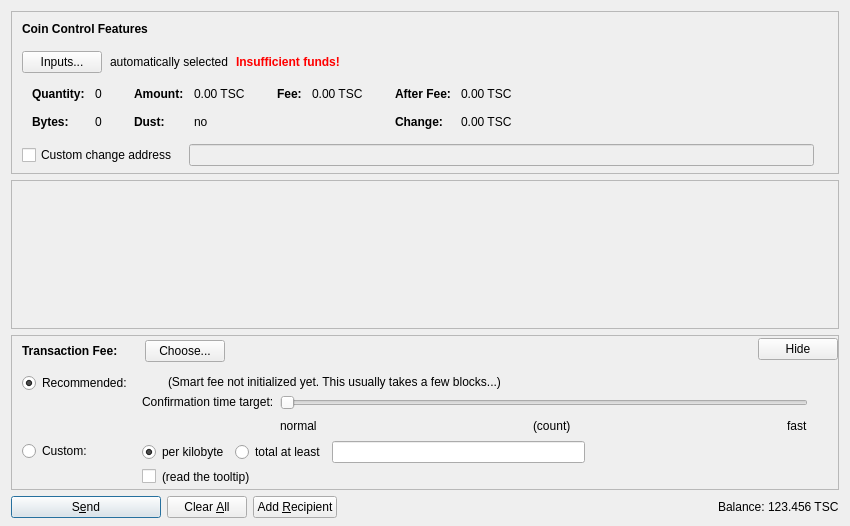
<?xml version="1.0" encoding="UTF-8"?>
<ui version="4.0">
 <class>SendCoinsDialog</class>
 <widget class="QDialog" name="SendCoinsDialog">
  <property name="geometry">
   <rect>
    <x>0</x>
    <y>0</y>
    <width>850</width>
    <height>526</height>
   </rect>
  </property>
  <property name="windowTitle">
   <string>Send Coins</string>
  </property>
  <layout class="QVBoxLayout" name="verticalLayout" stretch="0,1,0,0">
   <property name="bottomMargin">
    <number>8</number>
   </property>
   <item>
    <widget class="QFrame" name="frameCoinControl">
     <property name="sizePolicy">
      <sizepolicy hsizetype="Expanding" vsizetype="Expanding">
       <horstretch>0</horstretch>
       <verstretch>0</verstretch>
      </sizepolicy>
     </property>
     <property name="maximumSize">
      <size>
       <width>16777215</width>
       <height>16777215</height>
      </size>
     </property>
     <property name="frameShape">
      <enum>QFrame::StyledPanel</enum>
     </property>
     <property name="frameShadow">
      <enum>QFrame::Sunken</enum>
     </property>
     <layout class="QVBoxLayout" name="verticalLayoutCoinControl2">
      <property name="spacing">
       <number>0</number>
      </property>
      <property name="leftMargin">
       <number>0</number>
      </property>
      <property name="topMargin">
       <number>0</number>
      </property>
      <property name="rightMargin">
       <number>0</number>
      </property>
      <property name="bottomMargin">
       <number>6</number>
      </property>
      <item>
       <layout class="QVBoxLayout" name="verticalLayoutCoinControl" stretch="0,0,0,0,1">
        <property name="spacing">
         <number>0</number>
        </property>
        <property name="leftMargin">
         <number>10</number>
        </property>
        <property name="topMargin">
         <number>10</number>
        </property>
        <item>
         <layout class="QHBoxLayout" name="horizontalLayoutCoinControl1">
          <property name="bottomMargin">
           <number>15</number>
          </property>
          <item>
           <widget class="QLabel" name="labelCoinControlFeatures">
            <property name="sizePolicy">
             <sizepolicy hsizetype="Preferred" vsizetype="Maximum">
              <horstretch>0</horstretch>
              <verstretch>0</verstretch>
             </sizepolicy>
            </property>
            <property name="font">
             <font>
              <weight>75</weight>
              <bold>true</bold>
             </font>
            </property>
            <property name="styleSheet">
             <string notr="true">font-weight:bold;</string>
            </property>
            <property name="text">
             <string>Coin Control Features</string>
            </property>
           </widget>
          </item>
         </layout>
        </item>
        <item>
         <layout class="QHBoxLayout" name="horizontalLayoutCoinControl2" stretch="0,0,0,0">
          <property name="spacing">
           <number>8</number>
          </property>
          <property name="bottomMargin">
           <number>10</number>
          </property>
          <item>
           <widget class="QPushButton" name="pushButtonCoinControl">
            <property name="styleSheet">
             <string notr="true"/>
            </property>
            <property name="text">
             <string>Inputs...</string>
            </property>
            <property name="autoDefault">
             <bool>false</bool>
            </property>
           </widget>
          </item>
          <item>
           <widget class="QLabel" name="labelCoinControlAutomaticallySelected">
            <property name="text">
             <string>automatically selected</string>
            </property>
            <property name="margin">
             <number>5</number>
            </property>
           </widget>
          </item>
          <item>
           <widget class="QLabel" name="labelCoinControlInsuffFunds">
            <property name="font">
             <font>
              <weight>75</weight>
              <bold>true</bold>
             </font>
            </property>
            <property name="styleSheet">
             <string notr="true">color:red;font-weight:bold;</string>
            </property>
            <property name="text">
             <string>Insufficient funds!</string>
            </property>
            <property name="margin">
             <number>5</number>
            </property>
           </widget>
          </item>
          <item>
           <spacer name="horizontalSpacerCoinControl">
            <property name="orientation">
             <enum>Qt::Horizontal</enum>
            </property>
            <property name="sizeHint" stdset="0">
             <size>
              <width>40</width>
              <height>1</height>
             </size>
            </property>
           </spacer>
          </item>
         </layout>
        </item>
        <item>
         <widget class="QWidget" name="widgetCoinControl" native="true">
          <property name="sizePolicy">
           <sizepolicy hsizetype="Preferred" vsizetype="Preferred">
            <horstretch>0</horstretch>
            <verstretch>0</verstretch>
           </sizepolicy>
          </property>
          <property name="minimumSize">
           <size>
            <width>0</width>
            <height>0</height>
           </size>
          </property>
          <property name="styleSheet">
           <string notr="true"/>
          </property>
          <layout class="QHBoxLayout" name="horizontalLayoutCoinControl5">
           <property name="leftMargin">
            <number>0</number>
           </property>
           <property name="topMargin">
            <number>0</number>
           </property>
           <property name="rightMargin">
            <number>0</number>
           </property>
           <property name="bottomMargin">
            <number>0</number>
           </property>
           <item>
            <layout class="QHBoxLayout" name="horizontalLayoutCoinControl3" stretch="0,0,0,1">
             <property name="spacing">
              <number>20</number>
             </property>
             <property name="topMargin">
              <number>0</number>
             </property>
             <property name="bottomMargin">
              <number>10</number>
             </property>
             <item>
              <layout class="QFormLayout" name="formLayoutCoinControl1">
               <property name="horizontalSpacing">
                <number>10</number>
               </property>
               <property name="verticalSpacing">
                <number>14</number>
               </property>
               <property name="leftMargin">
                <number>10</number>
               </property>
               <property name="topMargin">
                <number>4</number>
               </property>
               <property name="rightMargin">
                <number>6</number>
               </property>
               <item row="0" column="0">
                <widget class="QLabel" name="labelCoinControlQuantityText">
                 <property name="font">
                  <font>
                   <weight>75</weight>
                   <bold>true</bold>
                  </font>
                 </property>
                 <property name="text">
                  <string>Quantity:</string>
                 </property>
                 <property name="margin">
                  <number>0</number>
                 </property>
                </widget>
               </item>
               <item row="0" column="1">
                <widget class="QLabel" name="labelCoinControlQuantity">
                 <property name="cursor">
                  <cursorShape>IBeamCursor</cursorShape>
                 </property>
                 <property name="contextMenuPolicy">
                  <enum>Qt::ActionsContextMenu</enum>
                 </property>
                 <property name="text">
                  <string notr="true">0</string>
                 </property>
                 <property name="margin">
                  <number>0</number>
                 </property>
                 <property name="textInteractionFlags">
                  <set>Qt::LinksAccessibleByMouse|Qt::TextSelectableByKeyboard|Qt::TextSelectableByMouse</set>
                 </property>
                </widget>
               </item>
               <item row="1" column="0">
                <widget class="QLabel" name="labelCoinControlBytesText">
                 <property name="font">
                  <font>
                   <weight>75</weight>
                   <bold>true</bold>
                  </font>
                 </property>
                 <property name="text">
                  <string>Bytes:</string>
                 </property>
                </widget>
               </item>
               <item row="1" column="1">
                <widget class="QLabel" name="labelCoinControlBytes">
                 <property name="cursor">
                  <cursorShape>IBeamCursor</cursorShape>
                 </property>
                 <property name="contextMenuPolicy">
                  <enum>Qt::ActionsContextMenu</enum>
                 </property>
                 <property name="text">
                  <string notr="true">0</string>
                 </property>
                 <property name="textInteractionFlags">
                  <set>Qt::LinksAccessibleByMouse|Qt::TextSelectableByKeyboard|Qt::TextSelectableByMouse</set>
                 </property>
                </widget>
               </item>
              </layout>
             </item>
             <item>
              <layout class="QFormLayout" name="formLayoutCoinControl2">
               <property name="horizontalSpacing">
                <number>10</number>
               </property>
               <property name="verticalSpacing">
                <number>14</number>
               </property>
               <property name="leftMargin">
                <number>6</number>
               </property>
               <property name="topMargin">
                <number>4</number>
               </property>
               <property name="rightMargin">
                <number>6</number>
               </property>
               <item row="0" column="0">
                <widget class="QLabel" name="labelCoinControlAmountText">
                 <property name="font">
                  <font>
                   <weight>75</weight>
                   <bold>true</bold>
                  </font>
                 </property>
                 <property name="text">
                  <string>Amount:</string>
                 </property>
                 <property name="margin">
                  <number>0</number>
                 </property>
                </widget>
               </item>
               <item row="0" column="1">
                <widget class="QLabel" name="labelCoinControlAmount">
                 <property name="cursor">
                  <cursorShape>IBeamCursor</cursorShape>
                 </property>
                 <property name="contextMenuPolicy">
                  <enum>Qt::ActionsContextMenu</enum>
                 </property>
                 <property name="text">
                  <string notr="true">0.00 TSC</string>
                 </property>
                 <property name="textInteractionFlags">
                  <set>Qt::LinksAccessibleByMouse|Qt::TextSelectableByKeyboard|Qt::TextSelectableByMouse</set>
                 </property>
                </widget>
               </item>
               <item row="1" column="0">
                <widget class="QLabel" name="labelCoinControlLowOutputText">
                 <property name="font">
                  <font>
                   <weight>75</weight>
                   <bold>true</bold>
                  </font>
                 </property>
                 <property name="text">
                  <string>Dust:</string>
                 </property>
                </widget>
               </item>
               <item row="1" column="1">
                <widget class="QLabel" name="labelCoinControlLowOutput">
                 <property name="cursor">
                  <cursorShape>IBeamCursor</cursorShape>
                 </property>
                 <property name="contextMenuPolicy">
                  <enum>Qt::ActionsContextMenu</enum>
                 </property>
                 <property name="text">
                  <string notr="true">no</string>
                 </property>
                 <property name="textInteractionFlags">
                  <set>Qt::LinksAccessibleByMouse|Qt::TextSelectableByKeyboard|Qt::TextSelectableByMouse</set>
                 </property>
                </widget>
               </item>
              </layout>
             </item>
             <item>
              <layout class="QFormLayout" name="formLayoutCoinControl3">
               <property name="horizontalSpacing">
                <number>10</number>
               </property>
               <property name="verticalSpacing">
                <number>14</number>
               </property>
               <property name="leftMargin">
                <number>6</number>
               </property>
               <property name="topMargin">
                <number>4</number>
               </property>
               <property name="rightMargin">
                <number>6</number>
               </property>
               <item row="0" column="0">
                <widget class="QLabel" name="labelCoinControlFeeText">
                 <property name="font">
                  <font>
                   <weight>75</weight>
                   <bold>true</bold>
                  </font>
                 </property>
                 <property name="text">
                  <string>Fee:</string>
                 </property>
                 <property name="margin">
                  <number>0</number>
                 </property>
                </widget>
               </item>
               <item row="0" column="1">
                <widget class="QLabel" name="labelCoinControlFee">
                 <property name="cursor">
                  <cursorShape>IBeamCursor</cursorShape>
                 </property>
                 <property name="contextMenuPolicy">
                  <enum>Qt::ActionsContextMenu</enum>
                 </property>
                 <property name="text">
                  <string notr="true">0.00 TSC</string>
                 </property>
                 <property name="textInteractionFlags">
                  <set>Qt::LinksAccessibleByMouse|Qt::TextSelectableByKeyboard|Qt::TextSelectableByMouse</set>
                 </property>
                </widget>
               </item>
              </layout>
             </item>
             <item>
              <layout class="QFormLayout" name="formLayoutCoinControl4">
               <property name="horizontalSpacing">
                <number>10</number>
               </property>
               <property name="verticalSpacing">
                <number>14</number>
               </property>
               <property name="leftMargin">
                <number>6</number>
               </property>
               <property name="topMargin">
                <number>4</number>
               </property>
               <property name="rightMargin">
                <number>6</number>
               </property>
               <item row="0" column="0">
                <widget class="QLabel" name="labelCoinControlAfterFeeText">
                 <property name="font">
                  <font>
                   <weight>75</weight>
                   <bold>true</bold>
                  </font>
                 </property>
                 <property name="text">
                  <string>After Fee:</string>
                 </property>
                 <property name="margin">
                  <number>0</number>
                 </property>
                </widget>
               </item>
               <item row="0" column="1">
                <widget class="QLabel" name="labelCoinControlAfterFee">
                 <property name="cursor">
                  <cursorShape>IBeamCursor</cursorShape>
                 </property>
                 <property name="contextMenuPolicy">
                  <enum>Qt::ActionsContextMenu</enum>
                 </property>
                 <property name="text">
                  <string notr="true">0.00 TSC</string>
                 </property>
                 <property name="textInteractionFlags">
                  <set>Qt::LinksAccessibleByMouse|Qt::TextSelectableByKeyboard|Qt::TextSelectableByMouse</set>
                 </property>
                </widget>
               </item>
               <item row="1" column="0">
                <widget class="QLabel" name="labelCoinControlChangeText">
                 <property name="font">
                  <font>
                   <weight>75</weight>
                   <bold>true</bold>
                  </font>
                 </property>
                 <property name="text">
                  <string>Change:</string>
                 </property>
                </widget>
               </item>
               <item row="1" column="1">
                <widget class="QLabel" name="labelCoinControlChange">
                 <property name="cursor">
                  <cursorShape>IBeamCursor</cursorShape>
                 </property>
                 <property name="contextMenuPolicy">
                  <enum>Qt::ActionsContextMenu</enum>
                 </property>
                 <property name="text">
                  <string notr="true">0.00 TSC</string>
                 </property>
                 <property name="textInteractionFlags">
                  <set>Qt::LinksAccessibleByMouse|Qt::TextSelectableByKeyboard|Qt::TextSelectableByMouse</set>
                 </property>
                </widget>
               </item>
              </layout>
             </item>
            </layout>
           </item>
          </layout>
         </widget>
        </item>
        <item>
         <layout class="QHBoxLayout" name="horizontalLayoutCoinControl4" stretch="0,0,0">
          <property name="spacing">
           <number>12</number>
          </property>
          <property name="sizeConstraint">
           <enum>QLayout::SetDefaultConstraint</enum>
          </property>
          <property name="topMargin">
           <number>5</number>
          </property>
          <property name="rightMargin">
           <number>5</number>
          </property>
          <item>
           <widget class="QCheckBox" name="checkBoxCoinControlChange">
            <property name="toolTip">
             <string>If this is activated, but the change address is empty or invalid, change will be sent to a newly generated address.</string>
            </property>
            <property name="text">
             <string>Custom change address</string>
            </property>
           </widget>
          </item>
          <item>
           <widget class="QValidatedLineEdit" name="lineEditCoinControlChange">
            <property name="enabled">
             <bool>false</bool>
            </property>
            <property name="sizePolicy">
             <sizepolicy hsizetype="Expanding" vsizetype="Fixed">
              <horstretch>0</horstretch>
              <verstretch>0</verstretch>
             </sizepolicy>
            </property>
           </widget>
          </item>
          <item>
           <widget class="QLabel" name="labelCoinControlChangeLabel">
            <property name="sizePolicy">
             <sizepolicy hsizetype="Preferred" vsizetype="Expanding">
              <horstretch>0</horstretch>
              <verstretch>0</verstretch>
             </sizepolicy>
            </property>
            <property name="minimumSize">
             <size>
              <width>0</width>
              <height>0</height>
             </size>
            </property>
            <property name="text">
             <string/>
            </property>
            <property name="margin">
             <number>3</number>
            </property>
           </widget>
          </item>
         </layout>
        </item>
        <item>
         <spacer name="verticalSpacerCoinControl">
          <property name="orientation">
           <enum>Qt::Vertical</enum>
          </property>
          <property name="sizeHint" stdset="0">
           <size>
            <width>800</width>
            <height>1</height>
           </size>
          </property>
         </spacer>
        </item>
       </layout>
      </item>
     </layout>
    </widget>
   </item>
   <item>
    <widget class="QScrollArea" name="scrollArea">
     <property name="widgetResizable">
      <bool>true</bool>
     </property>
     <widget class="QWidget" name="scrollAreaWidgetContents">
      <property name="geometry">
       <rect>
        <x>0</x>
        <y>0</y>
        <width>830</width>
        <height>104</height>
       </rect>
      </property>
      <layout class="QVBoxLayout" name="verticalLayout_2" stretch="0,1">
       <property name="leftMargin">
        <number>0</number>
       </property>
       <property name="topMargin">
        <number>0</number>
       </property>
       <property name="rightMargin">
        <number>0</number>
       </property>
       <property name="bottomMargin">
        <number>0</number>
       </property>
       <item>
        <layout class="QVBoxLayout" name="entries">
         <property name="spacing">
          <number>6</number>
         </property>
        </layout>
       </item>
       <item>
        <spacer name="verticalSpacer">
         <property name="orientation">
          <enum>Qt::Vertical</enum>
         </property>
         <property name="sizeHint" stdset="0">
          <size>
           <width>20</width>
           <height>40</height>
          </size>
         </property>
        </spacer>
       </item>
      </layout>
     </widget>
    </widget>
   </item>
   <item>
    <widget class="QFrame" name="frameFee">
     <property name="sizePolicy">
      <sizepolicy hsizetype="Expanding" vsizetype="Expanding">
       <horstretch>0</horstretch>
       <verstretch>0</verstretch>
      </sizepolicy>
     </property>
     <property name="maximumSize">
      <size>
       <width>16777215</width>
       <height>16777215</height>
      </size>
     </property>
     <property name="frameShape">
      <enum>QFrame::StyledPanel</enum>
     </property>
     <property name="frameShadow">
      <enum>QFrame::Sunken</enum>
     </property>
     <layout class="QVBoxLayout" name="verticalLayoutFee1">
      <property name="spacing">
       <number>0</number>
      </property>
      <property name="leftMargin">
       <number>0</number>
      </property>
      <property name="topMargin">
       <number>0</number>
      </property>
      <property name="rightMargin">
       <number>0</number>
      </property>
      <property name="bottomMargin">
       <number>0</number>
      </property>
      <item>
       <layout class="QVBoxLayout" name="verticalLayoutFee2" stretch="0,0,0">
        <property name="spacing">
         <number>0</number>
        </property>
        <property name="leftMargin">
         <number>10</number>
        </property>
        <property name="topMargin">
         <number>0</number>
        </property>
        <item>
         <layout class="QHBoxLayout" name="horizontalLayoutFee1">
          <property name="bottomMargin">
           <number>0</number>
          </property>
          <item>
           <layout class="QVBoxLayout" name="verticalLayoutFee7">
            <property name="spacing">
             <number>0</number>
            </property>
            <item>
             <spacer name="verticalSpacerSmartFee">
              <property name="orientation">
               <enum>Qt::Vertical</enum>
              </property>
              <property name="sizeType">
               <enum>QSizePolicy::Fixed</enum>
              </property>
              <property name="sizeHint" stdset="0">
               <size>
                <width>1</width>
                <height>4</height>
               </size>
              </property>
             </spacer>
            </item>
            <item>
             <layout class="QHBoxLayout" name="horizontalLayoutSmartFee">
              <property name="spacing">
               <number>10</number>
              </property>
              <item>
               <widget class="QLabel" name="labelFeeHeadline">
                <property name="sizePolicy">
                 <sizepolicy hsizetype="Preferred" vsizetype="Maximum">
                  <horstretch>0</horstretch>
                  <verstretch>0</verstretch>
                 </sizepolicy>
                </property>
                <property name="font">
                 <font>
                  <weight>75</weight>
                  <bold>true</bold>
                 </font>
                </property>
                <property name="styleSheet">
                 <string notr="true">font-weight:bold;</string>
                </property>
                <property name="text">
                 <string>Transaction Fee:</string>
                </property>
               </widget>
              </item>
              <item>
               <widget class="QLabel" name="labelFeeMinimized">
                <property name="text">
                 <string/>
                </property>
               </widget>
              </item>
              <item>
               <widget class="QPushButton" name="buttonChooseFee">
                <property name="text">
                 <string>Choose...</string>
                </property>
               </widget>
              </item>
             </layout>
            </item>
            <item>
             <spacer name="verticalSpacer_5">
              <property name="orientation">
               <enum>Qt::Vertical</enum>
              </property>
              <property name="sizeHint" stdset="0">
               <size>
                <width>1</width>
                <height>1</height>
               </size>
              </property>
             </spacer>
            </item>
           </layout>
          </item>
          <item>
           <spacer name="horizontalSpacer_4">
            <property name="orientation">
             <enum>Qt::Horizontal</enum>
            </property>
            <property name="sizeHint" stdset="0">
             <size>
              <width>40</width>
              <height>20</height>
             </size>
            </property>
           </spacer>
          </item>
          <item>
           <widget class="QPushButton" name="buttonMinimizeFee">
            <property name="toolTip">
             <string>collapse fee-settings</string>
            </property>
            <property name="text">
             <string>Hide</string>
            </property>
           </widget>
          </item>
         </layout>
        </item>
        <item>
         <widget class="QFrame" name="frameFeeSelection">
          <layout class="QVBoxLayout" name="verticalLayoutFee12">
           <property name="spacing">
            <number>0</number>
           </property>
           <property name="leftMargin">
            <number>0</number>
           </property>
           <property name="topMargin">
            <number>0</number>
           </property>
           <property name="rightMargin">
            <number>0</number>
           </property>
           <property name="bottomMargin">
            <number>0</number>
           </property>
           <item>
            <layout class="QGridLayout" name="gridLayoutFee">
             <property name="topMargin">
              <number>10</number>
             </property>
             <property name="bottomMargin">
              <number>4</number>
             </property>
             <property name="horizontalSpacing">
              <number>10</number>
             </property>
             <property name="verticalSpacing">
              <number>4</number>
             </property>
             <item row="1" column="1">
              <layout class="QVBoxLayout" name="verticalLayoutFee8">
               <property name="spacing">
                <number>6</number>
               </property>
               <item>
                <layout class="QHBoxLayout" name="horizontalLayoutFee13">
                 <item>
                  <widget class="QRadioButton" name="radioCustomPerKilobyte">
                   <property name="toolTip">
                    <string>If the custom fee is set to 1000 satoshis and the transaction is only 250 bytes, then &quot;per kilobyte&quot; only pays 250 satoshis in fee, while &quot;total at least&quot; pays 1000 satoshis. For transactions bigger than a kilobyte both pay by kilobyte.</string>
                   </property>
                   <property name="text">
                    <string>per kilobyte</string>
                   </property>
                   <property name="checked">
                    <bool>true</bool>
                   </property>
                   <attribute name="buttonGroup">
                    <string notr="true">groupCustomFee</string>
                   </attribute>
                  </widget>
                 </item>
                 <item>
                  <widget class="QRadioButton" name="radioCustomAtLeast">
                   <property name="toolTip">
                    <string>If the custom fee is set to 1000 satoshis and the transaction is only 250 bytes, then &quot;per kilobyte&quot; only pays 250 satoshis in fee, while &quot;total at least&quot; pays 1000 satoshis. For transactions bigger than a kilobyte both pay by kilobyte.</string>
                   </property>
                   <property name="text">
                    <string>total at least</string>
                   </property>
                   <attribute name="buttonGroup">
                    <string notr="true">groupCustomFee</string>
                   </attribute>
                  </widget>
                 </item>
                 <item>
                  <widget class="BitcoinAmountField" name="customFee"/>
                 </item>
                 <item>
                  <spacer name="horizontalSpacer_6">
                   <property name="orientation">
                    <enum>Qt::Horizontal</enum>
                   </property>
                   <property name="sizeHint" stdset="0">
                    <size>
                     <width>1</width>
                     <height>1</height>
                    </size>
                   </property>
                  </spacer>
                 </item>
                </layout>
               </item>
               <item>
                <layout class="QHBoxLayout" name="horizontalLayoutFee8">
                 <item>
                  <widget class="QCheckBox" name="checkBoxMinimumFee">
                   <property name="toolTip">
                    <string>Paying only the minimum fee is just fine as long as there is less transaction volume than space in the blocks. But be aware that this can end up in a never confirming transaction once there is more demand for transurfcoin transactions than the network can process.</string>
                   </property>
                   <property name="text">
                    <string/>
                   </property>
                  </widget>
                 </item>
                 <item>
                  <widget class="QLabel" name="labelMinFeeWarning">
                   <property name="enabled">
                    <bool>true</bool>
                   </property>
                   <property name="toolTip">
                    <string>Paying only the minimum fee is just fine as long as there is less transaction volume than space in the blocks. But be aware that this can end up in a never confirming transaction once there is more demand for transurfcoin transactions than the network can process.</string>
                   </property>
                   <property name="text">
                    <string>(read the tooltip)</string>
                   </property>
                   <property name="margin">
                    <number>5</number>
                   </property>
                  </widget>
                 </item>
                 <item>
                  <spacer name="horizontalSpacer_2">
                   <property name="orientation">
                    <enum>Qt::Horizontal</enum>
                   </property>
                   <property name="sizeHint" stdset="0">
                    <size>
                     <width>1</width>
                     <height>1</height>
                    </size>
                   </property>
                  </spacer>
                 </item>
                </layout>
               </item>
              </layout>
             </item>
             <item row="0" column="0">
              <layout class="QVBoxLayout" name="verticalLayoutFee4" stretch="0,1">
               <item>
                <widget class="QRadioButton" name="radioSmartFee">
                 <property name="text">
                  <string>Recommended:</string>
                 </property>
                 <property name="checked">
                  <bool>true</bool>
                 </property>
                 <attribute name="buttonGroup">
                  <string notr="true">groupFee</string>
                 </attribute>
                </widget>
               </item>
               <item>
                <spacer name="verticalSpacer_2">
                 <property name="orientation">
                  <enum>Qt::Vertical</enum>
                 </property>
                 <property name="sizeHint" stdset="0">
                  <size>
                   <width>1</width>
                   <height>1</height>
                  </size>
                 </property>
                </spacer>
               </item>
              </layout>
             </item>
             <item row="1" column="0">
              <layout class="QVBoxLayout" name="verticalLayoutFee9" stretch="0,1">
               <item>
                <widget class="QRadioButton" name="radioCustomFee">
                 <property name="text">
                  <string>Custom:</string>
                 </property>
                 <attribute name="buttonGroup">
                  <string notr="true">groupFee</string>
                 </attribute>
                </widget>
               </item>
               <item>
                <spacer name="verticalSpacer_6">
                 <property name="orientation">
                  <enum>Qt::Vertical</enum>
                 </property>
                 <property name="sizeHint" stdset="0">
                  <size>
                   <width>1</width>
                   <height>1</height>
                  </size>
                 </property>
                </spacer>
               </item>
              </layout>
             </item>
             <item row="0" column="1">
              <layout class="QVBoxLayout" name="verticalLayoutFee3" stretch="0,0,1">
               <property name="spacing">
                <number>6</number>
               </property>
               <property name="topMargin">
                <number>2</number>
               </property>
               <item>
                <layout class="QHBoxLayout" name="horizontalLayoutFee12">
                 <item>
                  <widget class="QLabel" name="labelSmartFee">
                   <property name="text">
                    <string/>
                   </property>
                   <property name="margin">
                    <number>2</number>
                   </property>
                  </widget>
                 </item>
                 <item>
                  <widget class="QLabel" name="labelFeeEstimation">
                   <property name="text">
                    <string/>
                   </property>
                  </widget>
                 </item>
                 <item>
                  <widget class="QLabel" name="labelSmartFee2">
                   <property name="text">
                    <string>(Smart fee not initialized yet. This usually takes a few blocks...)</string>
                   </property>
                   <property name="margin">
                    <number>2</number>
                   </property>
                  </widget>
                 </item>
                 <item>
                  <spacer name="horizontalSpacer_5">
                   <property name="orientation">
                    <enum>Qt::Horizontal</enum>
                   </property>
                   <property name="sizeHint" stdset="0">
                    <size>
                     <width>1</width>
                     <height>1</height>
                    </size>
                   </property>
                  </spacer>
                 </item>
                </layout>
               </item>
               <item>
                <layout class="QHBoxLayout" name="horizontalLayoutFee9">
                 <item>
                  <layout class="QVBoxLayout" name="verticalLayoutFee6">
                   <item>
                    <widget class="QLabel" name="labelSmartFee3">
                     <property name="text">
                      <string>Confirmation time target:</string>
                     </property>
                     <property name="margin">
                      <number>2</number>
                     </property>
                    </widget>
                   </item>
                   <item>
                    <spacer name="verticalSpacer_3">
                     <property name="orientation">
                      <enum>Qt::Vertical</enum>
                     </property>
                     <property name="sizeHint" stdset="0">
                      <size>
                       <width>1</width>
                       <height>1</height>
                      </size>
                     </property>
                    </spacer>
                   </item>
                  </layout>
                 </item>
                 <item>
                  <layout class="QVBoxLayout" name="verticalLayoutFee5">
                   <property name="rightMargin">
                    <number>30</number>
                   </property>
                   <item>
                    <widget class="QSlider" name="sliderSmartFee">
                     <property name="minimum">
                      <number>0</number>
                     </property>
                     <property name="maximum">
                      <number>23</number>
                     </property>
                     <property name="pageStep">
                      <number>1</number>
                     </property>
                     <property name="value">
                      <number>0</number>
                     </property>
                     <property name="orientation">
                      <enum>Qt::Horizontal</enum>
                     </property>
                     <property name="invertedAppearance">
                      <bool>false</bool>
                     </property>
                     <property name="invertedControls">
                      <bool>false</bool>
                     </property>
                     <property name="tickPosition">
                      <enum>QSlider::NoTicks</enum>
                     </property>
                    </widget>
                   </item>
                   <item>
                    <layout class="QHBoxLayout" name="horizontalLayoutFee10">
                     <item>
                      <widget class="QLabel" name="labelSmartFeeNormal">
                       <property name="text">
                        <string>normal</string>
                       </property>
                      </widget>
                     </item>
                     <item>
                      <spacer name="horizontalSpacer_7">
                       <property name="orientation">
                        <enum>Qt::Horizontal</enum>
                       </property>
                       <property name="sizeHint" stdset="0">
                        <size>
                         <width>40</width>
                         <height>20</height>
                        </size>
                       </property>
                      </spacer>
                     </item>
                     <item>
                      <widget class="QLabel" name="confirmationTargetLabel">
                       <property name="text">
                        <string notr="true">(count)</string>
                       </property>
                      </widget>
                     </item>
                     <item>
                      <spacer name="horizontalSpacer_3">
                       <property name="orientation">
                        <enum>Qt::Horizontal</enum>
                       </property>
                       <property name="sizeHint" stdset="0">
                        <size>
                         <width>40</width>
                         <height>20</height>
                        </size>
                       </property>
                      </spacer>
                     </item>
                     <item>
                      <widget class="QLabel" name="labelSmartFeeFast">
                       <property name="text">
                        <string>fast</string>
                       </property>
                      </widget>
                     </item>
                    </layout>
                   </item>
                  </layout>
                 </item>
                </layout>
               </item>
               <item>
                <spacer name="verticalSpacer_4">
                 <property name="orientation">
                  <enum>Qt::Vertical</enum>
                 </property>
                 <property name="sizeHint" stdset="0">
                  <size>
                   <width>1</width>
                   <height>1</height>
                  </size>
                 </property>
                </spacer>
               </item>
              </layout>
             </item>
            </layout>
           </item>
          </layout>
         </widget>
        </item>
        <item>
         <spacer name="verticalSpacerFee">
          <property name="orientation">
           <enum>Qt::Vertical</enum>
          </property>
          <property name="sizeHint" stdset="0">
           <size>
            <width>800</width>
            <height>1</height>
           </size>
          </property>
         </spacer>
        </item>
       </layout>
      </item>
     </layout>
    </widget>
   </item>
   <item>
    <layout class="QHBoxLayout" name="horizontalLayout">
     <item>
      <widget class="QPushButton" name="sendButton">
       <property name="minimumSize">
        <size>
         <width>150</width>
         <height>0</height>
        </size>
       </property>
       <property name="toolTip">
        <string>Confirm the send action</string>
       </property>
       <property name="text">
        <string>S&amp;end</string>
       </property>
       <property name="icon">
        <iconset resource="../bitcoin.qrc">
         <normaloff>:/icons/send</normaloff>:/icons/send</iconset>
       </property>
       <property name="autoDefault">
        <bool>false</bool>
       </property>
       <property name="default">
        <bool>true</bool>
       </property>
      </widget>
     </item>
     <item>
      <widget class="QPushButton" name="clearButton">
       <property name="sizePolicy">
        <sizepolicy hsizetype="Minimum" vsizetype="Fixed">
         <horstretch>0</horstretch>
         <verstretch>0</verstretch>
        </sizepolicy>
       </property>
       <property name="toolTip">
        <string>Clear all fields of the form.</string>
       </property>
       <property name="text">
        <string>Clear &amp;All</string>
       </property>
       <property name="icon">
        <iconset resource="../bitcoin.qrc">
         <normaloff>:/icons/remove</normaloff>:/icons/remove</iconset>
       </property>
       <property name="autoDefault">
        <bool>false</bool>
       </property>
      </widget>
     </item>
     <item>
      <widget class="QPushButton" name="addButton">
       <property name="toolTip">
        <string>Send to multiple recipients at once</string>
       </property>
       <property name="text">
        <string>Add &amp;Recipient</string>
       </property>
       <property name="icon">
        <iconset resource="../bitcoin.qrc">
         <normaloff>:/icons/add</normaloff>:/icons/add</iconset>
       </property>
       <property name="autoDefault">
        <bool>false</bool>
       </property>
      </widget>
     </item>
     <item>
      <spacer name="horizontalSpacer">
       <property name="orientation">
        <enum>Qt::Horizontal</enum>
       </property>
       <property name="sizeHint" stdset="0">
        <size>
         <width>40</width>
         <height>20</height>
        </size>
       </property>
      </spacer>
     </item>
     <item>
      <layout class="QHBoxLayout" name="horizontalLayout_2">
       <property name="spacing">
        <number>3</number>
       </property>
       <item>
        <widget class="QLabel" name="label">
         <property name="sizePolicy">
          <sizepolicy hsizetype="Preferred" vsizetype="Fixed">
           <horstretch>0</horstretch>
           <verstretch>0</verstretch>
          </sizepolicy>
         </property>
         <property name="text">
          <string>Balance:</string>
         </property>
        </widget>
       </item>
       <item>
        <widget class="QLabel" name="labelBalance">
         <property name="sizePolicy">
          <sizepolicy hsizetype="Preferred" vsizetype="Fixed">
           <horstretch>0</horstretch>
           <verstretch>0</verstretch>
          </sizepolicy>
         </property>
         <property name="cursor">
          <cursorShape>IBeamCursor</cursorShape>
         </property>
         <property name="text">
          <string notr="true">123.456 TSC</string>
         </property>
         <property name="textInteractionFlags">
          <set>Qt::LinksAccessibleByMouse|Qt::TextSelectableByKeyboard|Qt::TextSelectableByMouse</set>
         </property>
        </widget>
       </item>
      </layout>
     </item>
    </layout>
   </item>
  </layout>
 </widget>
 <customwidgets>
  <customwidget>
   <class>QValidatedLineEdit</class>
   <extends>QLineEdit</extends>
   <header>qvalidatedlineedit.h</header>
  </customwidget>
  <customwidget>
   <class>BitcoinAmountField</class>
   <extends>QLineEdit</extends>
   <header>bitcoinamountfield.h</header>
   <container>1</container>
  </customwidget>
 </customwidgets>
 <resources>
  <include location="../bitcoin.qrc"/>
 </resources>
 <connections/>
 <buttongroups>
  <buttongroup name="groupFee"/>
  <buttongroup name="groupCustomFee"/>
 </buttongroups>
</ui>
